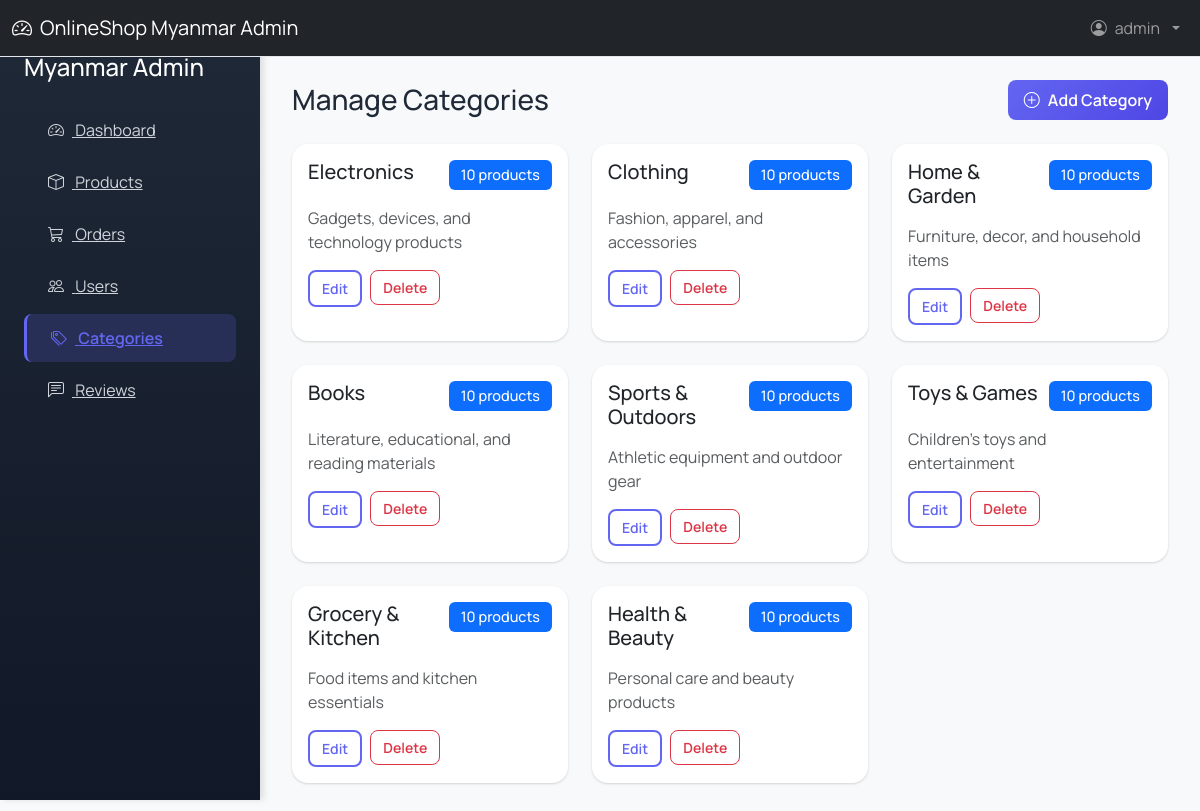
Screenshot of /admin_categories.php (signed in) with the database file from the repository.
### tables this page shows
CREATE TABLE categories (
    category_id INT AUTO_INCREMENT PRIMARY KEY,
    name VARCHAR(100) NOT NULL,
    slug VARCHAR(150) NULL,
    description TEXT,
    parent_id INT NULL,
    image_url VARCHAR(255),
    is_active TINYINT(1) DEFAULT 1,
    sort_order INT DEFAULT 0,
    created_at TIMESTAMP DEFAULT CURRENT_TIMESTAMP,
    UNIQUE KEY uniq_categories_slug (slug),
    FOREIGN KEY (parent_id) REFERENCES categories(category_id) ON DELETE SET NULL
);

### includes/Database.php (called while the page is built, shortened)
<?php
class Database {
    private $host;
    private $db_name;
    private $username;
    private $password;
    private $charset;
    public $conn;
    public function __construct() {
        $this->host = DB_HOST;
        $this->db_name = DB_NAME;
        $this->username = DB_USER;
        $this->password = DB_PASS;
        $this->charset = 'utf8mb4';
    }
    public function connect() {
        try {
            $dsn = "mysql:host={$this->host};dbname={$this->db_name};charset={$this->charset}";
            $options = [
                PDO::ATTR_ERRMODE => PDO::ERRMODE_EXCEPTION,
                PDO::ATTR_DEFAULT_FETCH_MODE => PDO::FETCH_ASSOC,
                PDO::ATTR_EMULATE_PREPARES => false,
                PDO::ATTR_PERSISTENT => true
            ];
            $this->conn = new PDO($dsn, $this->username, $this->password, $options);
            return $this->conn;
        } catch(PDOException $e) {
            error_log("Database Connection Error: " . $e->getMessage());
            throw new Exception("Database connection failed. Please check your configuration.");
        }
    }
    public function query($sql, $params = []) {
        try {
            $stmt = $this->conn->prepare($sql);
            $stmt->execute($params);
            return $stmt;
        } catch(PDOException $e) {
            error_log("Query Error: " . $e->getMessage() . " SQL: " . $sql);
            throw new Exception("Database query failed: " . $e->getMessage());
        }
    }
    public function fetchAll($sql, $params = []) {
        $stmt = $this->query($sql, $params);
        return $stmt ? $stmt->fetchAll() : [];
    }
    public function getTableInfo($table) {
        $sql = "DESCRIBE $table";
        return $this->fetchAll($sql);
    }
    public function close() {
        $this->conn = null;
    }
}
?>

### admin_categories.php (the view, shortened to what this page needs)
<?php
require_once __DIR__ . '/includes/Database.php';
$db = new Database();
$categoryColumns = [];
try {
    $categoryColumns = array_column($db->getTableInfo('categories'), 'Field');
} catch (Exception $e) {
    $categoryColumns = [];
}
$orderBy = in_array('sort_order', $categoryColumns, true)
    ? 'c.sort_order ASC, c.name ASC'
    : 'c.name ASC';
$categories = $db->fetchAll("
    SELECT c.*,
           (SELECT COUNT(*) FROM products p WHERE p.category_id = c.category_id) AS product_count
    FROM categories c
    ORDER BY {$orderBy}
");
include_once __DIR__ . '/includes/admin_header.php';
?>
<div class="admin-sidebar">
    <div class="p-4">
        <h4 class="text-white mb-4"><?php echo SITE_NAME; ?> Admin</h4>
        <nav class="admin-nav">
            <a href="admin.php" class="admin-nav-link">
                <i class="bi bi-speedometer2 me-2"></i> Dashboard
            </a>
            <a href="admin_products.php" class="admin-nav-link">
                <i class="bi bi-box me-2"></i> Products
            </a>
            <a href="admin_orders.php" class="admin-nav-link">
                <i class="bi bi-cart3 me-2"></i> Orders
            </a>
            <a href="admin_users.php" class="admin-nav-link">
                <i class="bi bi-people me-2"></i> Users
            </a>
            <a href="admin_categories.php" class="admin-nav-link active">
                <i class="bi bi-tags me-2"></i> Categories
            </a>
            <a href="admin_reviews.php" class="admin-nav-link">
                <i class="bi bi-chat-left-text me-2"></i> Reviews
            </a>
        </nav>
    </div>
</div>
<div class="admin-main">
    <div class="d-flex justify-content-between align-items-center mb-4">
        <h1 class="h3 mb-0">Manage Categories</h1>
        <div>
            <button class="btn btn-primary" data-bs-toggle="modal" data-bs-target="#addCategoryModal">
                <i class="bi bi-plus-circle me-2"></i>Add Category
            </button>
        </div>
    </div>
    <div class="row">
        <?php if (empty($categories)): ?>
            <div class="col-12">
                <div class="text-center text-muted py-5">No categories found.</div>
            </div>
        <?php else: ?>
            <?php foreach ($categories as $category): ?>
            <div class="col-lg-4 col-md-6 mb-4">
                <div class="card h-100">
                    <div class="card-body">
                        <div class="d-flex justify-content-between align-items-start mb-3">
                            <h5 class="card-title mb-0"><?php echo htmlspecialchars($category['name']); ?></h5>
                            <span class="badge bg-primary"><?php echo (int)$category['product_count']; ?> products</span>
                        </div>
                        <p class="card-text text-muted"><?php echo htmlspecialchars($category['description'] ?? ''); ?></p>
                        <div class="d-flex gap-2">
                            <button
                                class="btn btn-sm btn-outline-primary edit-category-btn"
                                data-bs-toggle="modal"
                                data-bs-target="#editCategoryModal"
                                data-category-id="<?php echo $category['category_id']; ?>"
                                data-name="<?php echo htmlspecialchars($category['name'], ENT_QUOTES, 'UTF-8'); ?>"
                                data-description="<?php echo htmlspecialchars($category['description'] ?? '', ENT_QUOTES, 'UTF-8'); ?>"
                                data-parent-id="<?php echo $category['parent_id'] ?? ''; ?>"
                                data-image-url="<?php echo htmlspecialchars($category['image_url'] ?? '', ENT_QUOTES, 'UTF-8'); ?>"
                                data-sort-order="<?php echo (int)($category['sort_order'] ?? 0); ?>"
                                data-is-active="<?php echo (int)($category['is_active'] ?? 0); ?>"
                            >
                                Edit
                            </button>
                            <form method="POST" onsubmit="return confirm('Are you sure you want to delete this category?');">
                                <button type="submit" class="btn btn-sm btn-outline-danger">Delete</button>
                            </form>
                        </div>
                    </div>
                </div>
            </div>
            <?php endforeach; ?>
        <?php endif; ?>
    </div>
</div>
<?php include_once __DIR__ . '/includes/admin_footer.php'; ?>

### assets/css/style.css (style rules this page uses)
body { font-family: 'Manrope', sans-serif; background-color: #f6f4f1; color: #1f2937; }
.card { box-shadow: 0 0.125rem 0.25rem rgba(0, 0, 0, 0.075); transition: transform 0.3s ease; }
.badge { font-size: 0.9em; }
.card { border: none; border-radius: 1rem; box-shadow: 0 1px 3px rgba(0,0,0,0.1), 0 1px 2px rgba(0,0,0,0.06); transition: all 0.3s cubic-bezier(0.4, 0, 0.2, 1); }
.btn { border-radius: 0.5rem; font-weight: 600; transition: all 0.2s; }
.btn-primary { background: linear-gradient(135deg, #6366f1 0%, #4f46e5 100%); border: none; }
.btn-outline-primary { border: 2px solid #6366f1; color: #6366f1; }
.admin-sidebar { background: #111827; min-height: 100vh; position: fixed; left: 0; top: 0; width: 260px; z-index: 1000; transition: transform 0.3s ease; }
.admin-main { margin-left: 260px; padding: 2rem; }
.admin-nav-link { color: #d1d5db; padding: 0.75rem 1.5rem; display: block; border-radius: 0.5rem; transition: all 0.2s; }
.admin-nav-link.active { background: #1f2937; color: #6366f1; font-weight: 600; }
.admin-main { padding-top: 5rem !important; }
.admin-sidebar { background: linear-gradient(180deg, #1f2937 0%, #111827 100%); box-shadow: 4px 0 6px rgba(0,0,0,0.1); }
.admin-nav-link { color: #d1d5db; padding: 0.75rem 1.5rem; display: block; border-radius: 0.5rem; transition: all 0.3s cubic-bezier(0.4, 0, 0.2, 1); margin-bottom: 0.25rem; }
.admin-nav-link.active { background: rgba(99, 102, 241, 0.2); color: #6366f1; font-weight: 600; border-left: 3px solid #6366f1; }
.btn { border-radius: 0.5rem; font-weight: 600; transition: all 0.2s; padding: 0.5rem 1rem; }
.btn-sm { padding: 0.375rem 0.75rem; font-size: 0.875rem; }
.badge { font-weight: 500; padding: 0.5rem 0.75rem; border-radius: 0.375rem; }

### rows the page displays
categories: name "Electronics", product_count "10", description "Gadgets, devices, and technology products"
categories: name "Clothing", product_count "10", description "Fashion, apparel, and accessories"
categories: name "Home & Garden", product_count "10", description "Furniture, decor, and household items"
categories: name "Books", product_count "10", description "Literature, educational, and reading materials"
categories: name "Sports & Outdoors", product_count "10", description "Athletic equipment and outdoor gear"
categories: name "Toys & Games", product_count "10", description "Children's toys and entertainment"
categories: name "Grocery & Kitchen", product_count "10", description "Food items and kitchen essentials"
categories: name "Health & Beauty", product_count "10", description "Personal care and beauty products"

### other values shown
SITE_NAME "OnlineShop Myanmar"
$_SESSION['username'] "admin"
